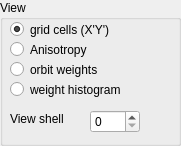
          <widget class="QGroupBox" name="groupBox_smView">
           <property name="geometry">
            <rect>
             <x>500</x>
             <y>0</y>
             <width>181</width>
             <height>146</height>
            </rect>
           </property>
           <property name="title">
            <string>View</string>
           </property>
           <widget class="QRadioButton" name="radioButton_smviewgrid">
            <property name="geometry">
             <rect>
              <x>10</x>
              <y>20</y>
              <width>151</width>
              <height>19</height>
             </rect>
            </property>
            <property name="text">
             <string>grid cells (X'Y')</string>
            </property>
            <property name="checked">
             <bool>true</bool>
            </property>
           </widget>
           <widget class="QRadioButton" name="radioButton_smviewbeta">
            <property name="geometry">
             <rect>
              <x>10</x>
              <y>40</y>
              <width>151</width>
              <height>19</height>
             </rect>
            </property>
            <property name="text">
             <string>Anisotropy</string>
            </property>
           </widget>
           <widget class="QRadioButton" name="radioButton_smviewweights">
            <property name="geometry">
             <rect>
              <x>10</x>
              <y>60</y>
              <width>151</width>
              <height>19</height>
             </rect>
            </property>
            <property name="text">
             <string>orbit weights</string>
            </property>
           </widget>
           <widget class="QRadioButton" name="radioButton_smviewhisto">
            <property name="geometry">
             <rect>
              <x>10</x>
              <y>80</y>
              <width>151</width>
              <height>19</height>
             </rect>
            </property>
            <property name="text">
             <string>weight histogram</string>
            </property>
           </widget>
           <widget class="QLabel" name="label_28">
            <property name="geometry">
             <rect>
              <x>10</x>
              <y>110</y>
              <width>81</width>
              <height>17</height>
             </rect>
            </property>
            <property name="text">
             <string>View shell</string>
            </property>
           </widget>
           <widget class="QSpinBox" name="selectEnergyLevel">
            <property name="geometry">
             <rect>
              <x>90</x>
              <y>110</y>
              <width>50</width>
              <height>23</height>
             </rect>
            </property>
            <property name="maximum">
             <number>1</number>
            </property>
           </widget>
          </widget>
